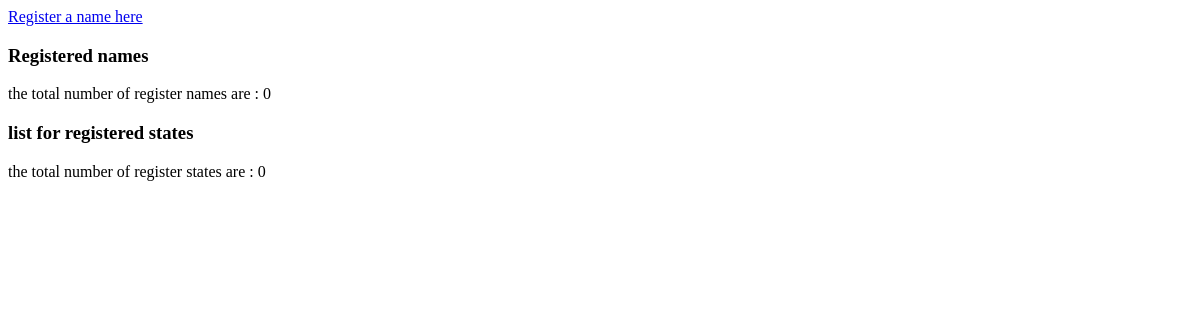
/display_info/, run on an earlier commit of the app's database.
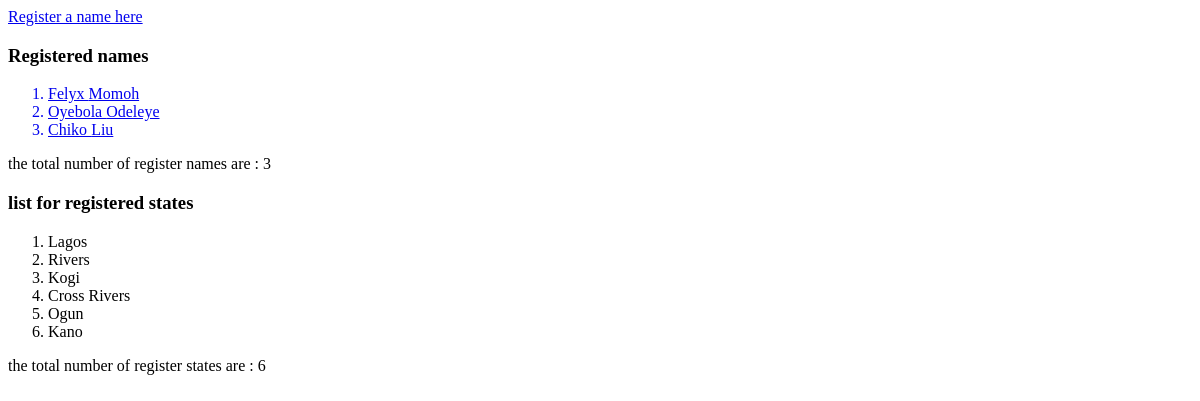
And on a later commit of the database.
### resume/models.py (models this page shows, shortened)
class Name(models.Model):
    first_name = models.CharField(max_length=50, null=False, help_text="please your first name is actually your own name")
    last_name = models.CharField(max_length=50, null=False, help_text="please your last name is actually your surname name")
    state_of_origin = models.ForeignKey(State,on_delete =models.PROTECT,related_name="soo", null=False)
    summary = models.TextField(null=True, help_text="Tell us all little about yourself")
    date_of_birth = models.DateField(null=False)
    date_created = models.DateTimeField(auto_now=True)
    date_updated = models.DateTimeField(auto_now_add=True)

class State(models.Model):
    name = models.CharField(max_length=20, null=False)

### resume/views.py (the view)
# urls.py: path("display_info/", views.display, name="disp"),
def display(request):
    call_names = Name.objects.all()
    total_names = call_names.count()
    call_states = State.objects.all()
    total_states = call_states.count()
    cont = {
        "total_names":call_names,
        "count_all_names":total_names,
        "states":call_states,
        "count_state":total_states
    }
    return render(request, "display.html", context=cont)

### resume/templates/display.html (shortened to what this page needs)
<!DOCTYPE html>
<head>
</head>
<a href="{% url 'register' %}">Register a name here</a>
<h3> Registered names</h3>
<ol>
    {% for name in total_names %}
    <a href="{% url 'person' name.id %}"><li>{{name.first_name}} {{name.last_name}} </li></a>
    {% endfor %}
</ol>
 the total number of register names are : {{count_all_names}}
<h3> list for registered states</h3>
<ol>
    {% for state in states %}
    <li>{{state.name}} </li>
    {% endfor %}
</ol>
the total number of register states are : {{count_state}}
<body>
</body>
</html>

What changed in the data, as far as the page shows it:
added Name: first_name "Felyx", last_name "Momoh"
added Name: first_name "Oyebola", last_name "Odeleye"
added Name: first_name "Chiko", last_name "Liu"
added State: name "Lagos"
added State: name "Rivers"
added State: name "Kogi"
added State: name "Cross Rivers"
added State: name "Ogun"
added State: name "Kano"
Also different on the page:
{{ count_all_names }}: "0" → "3"
{{ count_state }}: "0" → "6"
